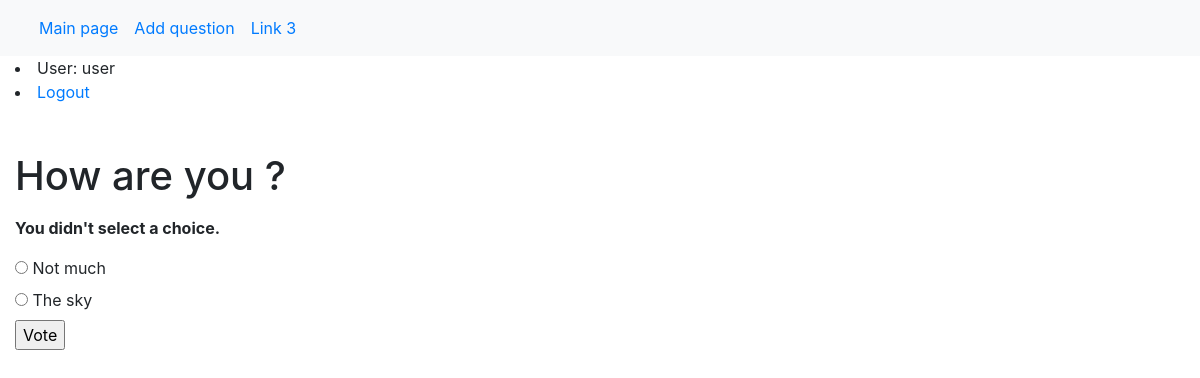
Screenshot of /polls/2/vote/ (signed in) with the database file from the repository.
### polls/models.py (models this page shows, shortened)
class Question(models.Model):
    question_text = models.CharField(max_length=200)
    pub_date = models.DateTimeField('date published')
    user = models.ForeignKey(User, on_delete=models.SET_NULL, null=True, blank=True)

class Choice(models.Model):
    question = models.ForeignKey(Question, on_delete=models.CASCADE)
    choice_text = models.CharField(max_length=200)
    votes = models.IntegerField(default=0)

### polls/views.py (the view)
# urls.py: path('<int:question_id>/vote/', views.vote, name='vote'),
def vote(request, question_id):
    question = get_object_or_404(Question, pk=question_id)
    try:
        selected_choice = question.choice_set.get(pk=request.POST['choice'])
    except (KeyError, Choice.DoesNotExist):
        return render(request, 'polls/detail.html', {
            'question': question,
            'error_message': "You didn't select a choice.",
        })
    else:
        selected_choice.votes += 1
        selected_choice.save()
        return HttpResponseRedirect(reverse('polls:results', args=(question.id,)))

### polls/templates/polls/detail.html (shortened to what this page needs)
{% extends "polls/base.html" %}
{% block content %}
    <form action="{% url 'polls:vote' question.id %}" method="post">
    <fieldset>
        <legend><h1>{{ question.question_text }}</h1></legend>
        {% if error_message %}<p><strong>{{ error_message }}</strong></p>{% endif %}
        {% for choice in question.choice_set.all %}
            <input type="radio" name="choice" id="choice{{ forloop.counter }}" value="{{ choice.id }}">
            <label for="choice{{ forloop.counter }}">{{ choice.choice_text }}</label><br>
        {% endfor %}
    </fieldset>
    <input type="submit" value="Vote">
    </form>
{% endblock %}

### polls/templates/polls/base.html (shortened to what this page needs)
 <!DOCTYPE html>
<html lang="en">
<head>
  <link rel="stylesheet" href="https://cdn.jsdelivr.net/npm/bootstrap@4.6.2/dist/css/bootstrap.min.css">
</head>
<body>
<nav class="navbar navbar-expand-sm bg-light">
  <div class="container-fluid">
    <ul class="navbar-nav">
      <li class="nav-item">
        <a class="nav-link" href="/polls/">Main page</a>
      </li>
      <li class="nav-item">
        <a class="nav-link" href="/polls/add/">Add question</a>
      </li>
      <li class="nav-item">
        <a class="nav-link" href="#">Link 3</a>
      </li>
    </ul>
  </div>
</nav>
<div class="container-fluid">
   {% if user.is_authenticated %}
     <li>User: {{ user.get_username }}</li>
     <li><a href="{% url 'logout' %}?next={{ request.path }}">Logout</a></li>
   {% else %}
     <li><a href="{% url 'login' %}?next={{ request.path }}">Login</a></li>
   {% endif %}
    {% block content %}
    {% endblock %}
</div>
</body>
</html>

### rows the page displays
Question: question_text "How are you ?"
Choice: choice_text "Not much"
Choice: choice_text "The sky"

### other values shown
{{ user.get_username }} "user"
{{ error_message }} "You didn't select a choice."
